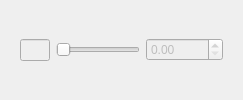
                   <widget class="QWidget" name="tab">
                    <attribute name="icon">
                     <iconset resource="../../icons.qrc">
                      <normaloff>:/icons/ti.png</normaloff>:/icons/ti.png</iconset>
                    </attribute>
                    <attribute name="title">
                     <string>Formulas</string>
                    </attribute>
                    <layout class="QVBoxLayout" name="verticalLayout_8">
                     <item>
                      <widget class="QWidget" name="EntitiesExpr_widget" native="true">
                       <property name="contextMenuPolicy">
                        <enum>Qt::CustomContextMenu</enum>
                       </property>
                       <layout class="QVBoxLayout" name="EntitiesExpr_layout">
                        <property name="leftMargin">
                         <number>0</number>
                        </property>
                        <property name="topMargin">
                         <number>0</number>
                        </property>
                        <property name="rightMargin">
                         <number>0</number>
                        </property>
                        <property name="bottomMargin">
                         <number>0</number>
                        </property>
                        <item>
                         <widget class="QWidget" name="link_free_move_widget" native="true">
                          <property name="enabled">
                           <bool>false</bool>
                          </property>
                          <layout class="QHBoxLayout" name="horizontalLayout_3">
                           <item>
                            <widget class="QLineEdit" name="link_free_move_linkname">
                             <property name="sizePolicy">
                              <sizepolicy hsizetype="Minimum" vsizetype="Fixed">
                               <horstretch>0</horstretch>
                               <verstretch>0</verstretch>
                              </sizepolicy>
                             </property>
                             <property name="maximumSize">
                              <size>
                               <width>30</width>
                               <height>16777215</height>
                              </size>
                             </property>
                             <property name="readOnly">
                              <bool>true</bool>
                             </property>
                            </widget>
                           </item>
                           <item>
                            <widget class="QSlider" name="link_free_move_slider">
                             <property name="maximum">
                              <number>10000</number>
                             </property>
                             <property name="orientation">
                              <enum>Qt::Horizontal</enum>
                             </property>
                            </widget>
                           </item>
                           <item>
                            <widget class="QDoubleSpinBox" name="link_free_move_spinbox">
                             <property name="maximum">
                              <double>10000.000000000000000</double>
                             </property>
                            </widget>
                           </item>
                          </layout>
                         </widget>
                        </item>
                       </layout>
                      </widget>
                     </item>
                    </layout>
                   </widget>
